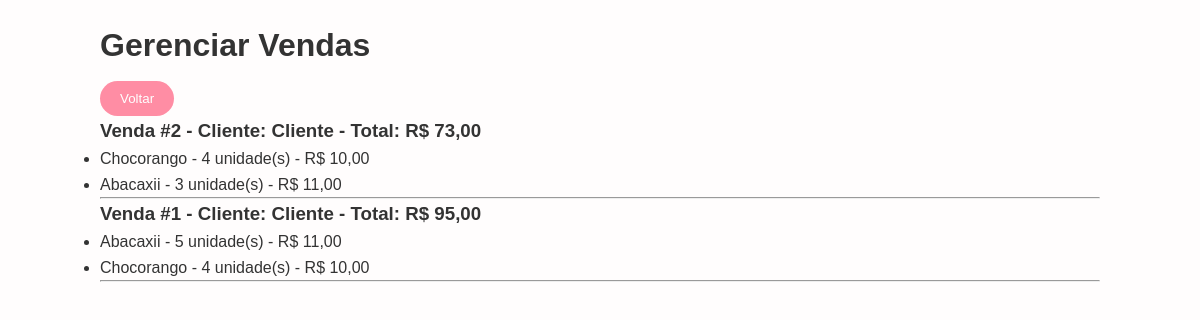
Screenshot of /php/vendas.php (signed in) with the database file from the repository.
### tables this page shows
CREATE TABLE `vendas` (
  `id` int(11) NOT NULL,
  `usuario_id` int(11) NOT NULL,
  `data_venda` datetime DEFAULT current_timestamp(),
  `total` decimal(10,2) NOT NULL
);

CREATE TABLE `usuarios` (
  `id` int(11) NOT NULL,
  `nome` varchar(100) NOT NULL,
  `email` varchar(150) NOT NULL,
  `senha` varchar(255) NOT NULL,
  `tipo` enum('adm','consumidor') NOT NULL
);

CREATE TABLE `itens_venda` (
  `id` int(11) NOT NULL,
  `venda_id` int(11) NOT NULL,
  `produto_id` int(11) NOT NULL,
  `quantidade` int(11) NOT NULL,
  `preco_unitario` decimal(10,2) NOT NULL
);

CREATE TABLE `produtos` (
  `id` int(11) NOT NULL,
  `nome` varchar(100) NOT NULL,
  `descricao` varchar(255) DEFAULT NULL,
  `preco` decimal(10,2) NOT NULL,
  `imagem` varchar(255) DEFAULT NULL
);

### php/vendas.php (the view, shortened to what this page needs)
<?php
require_once "conexao.php";
$stmt = $pdo->query("
    SELECT v.id AS venda_id, u.nome AS cliente, v.total
    FROM vendas v
    JOIN usuarios u ON v.usuario_id = u.id
    ORDER BY v.id DESC
");
$vendas = $stmt->fetchAll(PDO::FETCH_ASSOC);
?>
<!DOCTYPE html>
<html>
<head>
    <link rel="stylesheet" href="../css/style.css">
</head>
<body>
<div class="container">
    <h1>Gerenciar Vendas</h1>
    <a href="adm.php"><button>Voltar</button></a>
    <?php if(empty($vendas)): ?>
        <p>Nenhuma venda registrada.</p>
    <?php else: ?>
        <?php foreach ($vendas as $venda): ?>
            <div class="venda">
                <h3>
                    Venda #<?php echo $venda['venda_id']; ?> - Cliente: <?php echo $venda['cliente']; ?> - Total: R$ <?php echo number_format($venda['total'],2,',','.'); ?>
                </h3>
                <ul>
                <?php
                $stmt = $pdo->prepare("
                    SELECT p.nome, i.quantidade, i.preco_unitario
                    FROM itens_venda i
                    JOIN produtos p ON i.produto_id = p.id
                    WHERE i.venda_id = ?
                ");
                $stmt->execute([$venda['venda_id']]);
                $itens = $stmt->fetchAll(PDO::FETCH_ASSOC);
                foreach ($itens as $item) {
                    echo "<li>{$item['nome']} - {$item['quantidade']} unidade(s) - R$ ".number_format($item['preco_unitario'],2,',','.')."</li>";
                }
                ?>
                </ul>
            </div>
            <hr>
        <?php endforeach; ?>
    <?php endif; ?>
</div>
</body>
</html>

### css/style.css (style rules this page uses)
* { margin: 0; padding: 0; box-sizing: border-box; }
body { font-family: 'Arial', sans-serif; background: #fffdfd; color: #333; line-height: 1.6; }
.container { width: 90%; max-width: 1000px; margin: 20px auto; }
button { background: #ff8da4; color: white; padding: 10px 20px; border: none; border-radius: 20px; cursor: pointer; margin-top: 10px; transition: background 0.2s; }

### rows the page displays
vendas: id "2", usuario.nome "Cliente", total "73,00"
itens_venda: produto.nome "Chocorango", quantidade "4", preco_unitario "10,00"
itens_venda: produto.nome "Abacaxii", quantidade "3", preco_unitario "11,00"
vendas: id "1", usuario.nome "Cliente", total "95,00"
itens_venda: produto.nome "Abacaxii", quantidade "5", preco_unitario "11,00"
